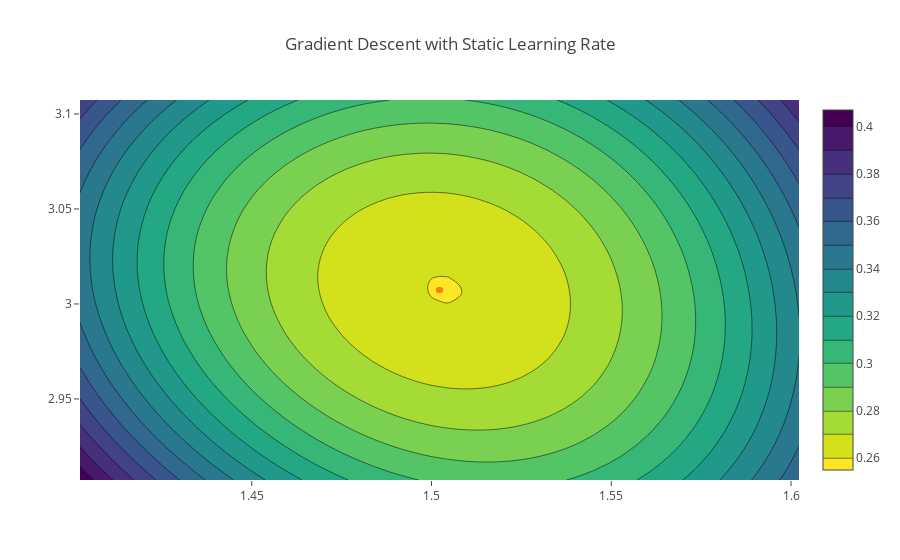

This figure's notebook cell:
### Code cell
# Run this
contour_plot('Gradient Descent with Static Learning Rate', ts, l2_loss, sin_model, x, y)
